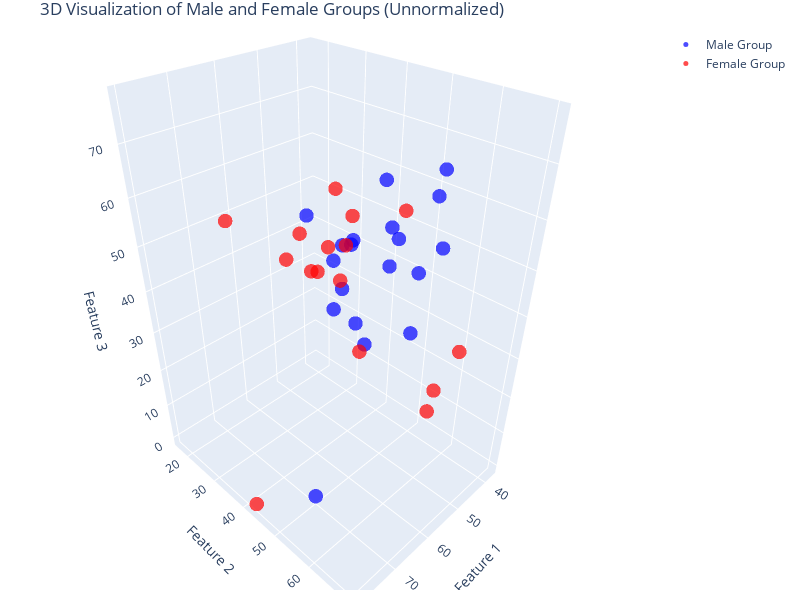

The notebook cell this image was saved under:
### Markdown cell above
#### 3D Visualization

### Code cell
import matplotlib.pyplot as plt
import plotly.graph_objects as go

# Create the figure
fig = go.Figure()

# Add control group points
fig.add_trace(go.Scatter3d(
    x=male_data[:, 0],
    y=male_data[:, 1],
    z=male_data[:, 2],
    mode='markers',
    marker=dict(size=5, color='blue', opacity=0.7),
    name='Male Group'
))

# Add female group points
fig.add_trace(go.Scatter3d(
    x=female_data[:, 0],
    y=female_data[:, 1],
    z=female_data[:, 2],
    mode='markers',
    marker=dict(size=5, color='red', opacity=0.7),
    name='Female Group'
))

# Customize layout
fig.update_layout(
    title="3D Visualization of Male and Female Groups (Unnormalized)",
    scene=dict(
        xaxis=dict(title='Feature 1', backgroundcolor='rgba(211,211,211)'),
        yaxis=dict(title='Feature 2', backgroundcolor='rgba(211,211,211)'),
        zaxis=dict(title='Feature 3', backgroundcolor='rgba(211,211,211)')
    ),
    margin=dict(l=10, r=10, t=30, b=10),  # Reduce whitespace
    width=800,  # Adjust width of the plot
    height=600  # Adjust height of the plot
)

# Show the plot (interactive in Jupyter)
fig.show()

### Figure 1 — Plotly figure (JSON) as saved in the notebook; plotly's stock layout.template omitted (floating-point values rounded to 4 significant figures)
{"data": [{"marker": {"color": "blue", "opacity": 0.7, "size": 5}, "mode": "markers", "name": "Male Group", "type": "scatter3d", "x": [61.04, 50, 56.04, 56.73, 57.38, 59.68, 60, 56.96, 42.42, 47.25, 49.02, 69.14, 59.57, 45.76, 55.29, 50, 44.23, 64.41, 70], "y": [54.1, 50, 46.15, 60.94, 44.83, 44.9, 56.52, 42.11, 45.61, 24.49, 58.73, 65.52, 46.88, 58.33, 45, 41.67, 52.38, 70.27, 50], "z": [37.5, 55.56, 53.85, 41.38, 43.48, 40, 70, 48.28, 48.48, 47.62, 64.29, 62.5, 54.55, 52.94, 52.17, 30, 44.44, 77.27, 0]}, {"marker": {"color": "red", "opacity": 0.7, "size": 5}, "mode": "markers", "name": "Female Group", "type": "scatter3d", "x": [43.9, 46.67, 80, 56.25, 50, 50, 63.41, 42.86, 60.66, 40.91, 61.54, 37.5, 39.74, 40, 43.48, 56.14], "y": [37.5, 16.67, 42.86, 40, 37.14, 35.71, 18.18, 31.82, 40, 61.54, 38.1, 28.57, 44.83, 20, 57.14, 66.67], "z": [16.67, 33.33, 0, 50, 38.46, 58.33, 50, 41.67, 46.67, 28.57, 54.17, 45.45, 53.33, 28.57, 11.11, 31.25]}], "layout": {"height": 600, "margin": {"b": 10, "l": 10, "r": 10, "t": 30}, "scene": {"xaxis": {"backgroundcolor": "rgba(211,211,211)", "title": {"text": "Feature 1"}}, "yaxis": {"backgroundcolor": "rgba(211,211,211)", "title": {"text": "Feature 2"}}, "zaxis": {"backgroundcolor": "rgba(211,211,211)", "title": {"text": "Feature 3"}}}, "title": {"text": "3D Visualization of Male and Female Groups (Unnormalized)"}, "width": 800}}
